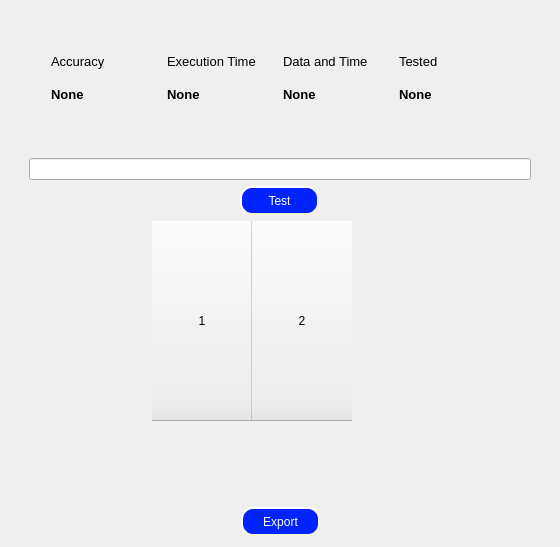
          <widget class="QWidget" name="ResultsTab">
           <attribute name="title">
            <string>Results</string>
           </attribute>
           <layout class="QVBoxLayout" name="verticalLayout_13">
            <item>
             <layout class="QHBoxLayout" name="horizontalLayout_19">
              <item>
               <spacer name="horizontalSpacer_7">
                <property name="orientation">
                 <enum>Qt::Horizontal</enum>
                </property>
                <property name="sizeHint" stdset="0">
                 <size>
                  <width>40</width>
                  <height>20</height>
                 </size>
                </property>
               </spacer>
              </item>
              <item>
               <layout class="QVBoxLayout" name="verticalLayout_8">
                <item>
                 <spacer name="verticalSpacer_2">
                  <property name="orientation">
                   <enum>Qt::Vertical</enum>
                  </property>
                  <property name="sizeHint" stdset="0">
                   <size>
                    <width>20</width>
                    <height>40</height>
                   </size>
                  </property>
                 </spacer>
                </item>
                <item>
                 <layout class="QVBoxLayout" name="verticalLayout_15">
                  <item>
                   <widget class="QLabel" name="AccuracyLabel">
                    <property name="font">
                     <font>
                      <family>Arial</family>
                      <pointsize>10</pointsize>
                     </font>
                    </property>
                    <property name="styleSheet">
                     <string notr="true">min-height:20px;
max-height:20px;
min-width:110px;
max-width:110px;</string>
                    </property>
                    <property name="text">
                     <string>Accuracy</string>
                    </property>
                   </widget>
                  </item>
                  <item>
                   <widget class="QLabel" name="AccuracyNumber">
                    <property name="font">
                     <font>
                      <family>Arial</family>
                      <pointsize>10</pointsize>
                      <weight>75</weight>
                      <bold>true</bold>
                     </font>
                    </property>
                    <property name="styleSheet">
                     <string notr="true">min-height:35px;
max-height:35px;
min-width:110px;
max-width:110px;</string>
                    </property>
                    <property name="text">
                     <string>None</string>
                    </property>
                   </widget>
                  </item>
                 </layout>
                </item>
                <item>
                 <spacer name="verticalSpacer_4">
                  <property name="orientation">
                   <enum>Qt::Vertical</enum>
                  </property>
                  <property name="sizeHint" stdset="0">
                   <size>
                    <width>20</width>
                    <height>40</height>
                   </size>
                  </property>
                 </spacer>
                </item>
               </layout>
              </item>
              <item>
               <layout class="QVBoxLayout" name="verticalLayout_9">
                <item>
                 <spacer name="verticalSpacer_5">
                  <property name="orientation">
                   <enum>Qt::Vertical</enum>
                  </property>
                  <property name="sizeHint" stdset="0">
                   <size>
                    <width>20</width>
                    <height>40</height>
                   </size>
                  </property>
                 </spacer>
                </item>
                <item>
                 <layout class="QVBoxLayout" name="verticalLayout_16">
                  <item>
                   <widget class="QLabel" name="ExecutionTimeLabel">
                    <property name="font">
                     <font>
                      <family>Arial</family>
                      <pointsize>10</pointsize>
                     </font>
                    </property>
                    <property name="styleSheet">
                     <string notr="true">min-height:20px;
max-height:20px;
min-width:110px;
max-width:110px;</string>
                    </property>
                    <property name="text">
                     <string>Execution Time</string>
                    </property>
                   </widget>
                  </item>
                  <item>
                   <widget class="QLabel" name="ExecutionTimeNumber">
                    <property name="font">
                     <font>
                      <family>Arial</family>
                      <pointsize>10</pointsize>
                      <weight>75</weight>
                      <bold>true</bold>
                     </font>
                    </property>
                    <property name="styleSheet">
                     <string notr="true">min-height:35px;
max-height:35px;
min-width:110px;
max-width:110px;</string>
                    </property>
                    <property name="text">
                     <string>None</string>
                    </property>
                   </widget>
                  </item>
                 </layout>
                </item>
                <item>
                 <spacer name="verticalSpacer_6">
                  <property name="orientation">
                   <enum>Qt::Vertical</enum>
                  </property>
                  <property name="sizeHint" stdset="0">
                   <size>
                    <width>20</width>
                    <height>40</height>
                   </size>
                  </property>
                 </spacer>
                </item>
               </layout>
              </item>
              <item>
               <layout class="QVBoxLayout" name="verticalLayout_18">
                <item>
                 <spacer name="verticalSpacer_9">
                  <property name="orientation">
                   <enum>Qt::Vertical</enum>
                  </property>
                  <property name="sizeHint" stdset="0">
                   <size>
                    <width>20</width>
                    <height>40</height>
                   </size>
                  </property>
                 </spacer>
                </item>
                <item>
                 <layout class="QVBoxLayout" name="verticalLayout_19">
                  <item>
                   <widget class="QLabel" name="DataAndTimeLabel">
                    <property name="font">
                     <font>
                      <family>Arial</family>
                      <pointsize>10</pointsize>
                     </font>
                    </property>
                    <property name="styleSheet">
                     <string notr="true">min-height:20px;
max-height:20px;
min-width:110px;
max-width:110px;</string>
                    </property>
                    <property name="text">
                     <string>Data and Time</string>
                    </property>
                   </widget>
                  </item>
                  <item>
                   <widget class="QLabel" name="DataAndTimeNumber">
                    <property name="font">
                     <font>
                      <family>Arial</family>
                      <pointsize>10</pointsize>
                      <weight>75</weight>
                      <bold>true</bold>
                     </font>
                    </property>
                    <property name="styleSheet">
                     <string notr="true">min-height:35px;
max-height:35px;
min-width:110px;
max-width:110px;</string>
                    </property>
                    <property name="text">
                     <string>None</string>
                    </property>
                   </widget>
                  </item>
                 </layout>
                </item>
                <item>
                 <spacer name="verticalSpacer_10">
                  <property name="orientation">
                   <enum>Qt::Vertical</enum>
                  </property>
                  <property name="sizeHint" stdset="0">
                   <size>
                    <width>20</width>
                    <height>40</height>
                   </size>
                  </property>
                 </spacer>
                </item>
               </layout>
              </item>
              <item>
               <layout class="QVBoxLayout" name="verticalLayout_10">
                <item>
                 <spacer name="verticalSpacer_7">
                  <property name="orientation">
                   <enum>Qt::Vertical</enum>
                  </property>
                  <property name="sizeHint" stdset="0">
                   <size>
                    <width>20</width>
                    <height>40</height>
                   </size>
                  </property>
                 </spacer>
                </item>
                <item>
                 <layout class="QVBoxLayout" name="verticalLayout_17">
                  <item>
                   <widget class="QLabel" name="TestedLabel">
                    <property name="font">
                     <font>
                      <family>Arial</family>
                      <pointsize>10</pointsize>
                     </font>
                    </property>
                    <property name="styleSheet">
                     <string notr="true">min-height:20px;
max-height:20px;
min-width:110px;
max-width:110px;</string>
                    </property>
                    <property name="text">
                     <string>Tested</string>
                    </property>
                   </widget>
                  </item>
                  <item>
                   <widget class="QLabel" name="TestedNumber">
                    <property name="font">
                     <font>
                      <family>Arial</family>
                      <pointsize>10</pointsize>
                      <weight>75</weight>
                      <bold>true</bold>
                     </font>
                    </property>
                    <property name="styleSheet">
                     <string notr="true">min-height:35px;
max-height:35px;
min-width:110px;
max-width:110px;</string>
                    </property>
                    <property name="text">
                     <string>None</string>
                    </property>
                   </widget>
                  </item>
                 </layout>
                </item>
                <item>
                 <spacer name="verticalSpacer_8">
                  <property name="orientation">
                   <enum>Qt::Vertical</enum>
                  </property>
                  <property name="sizeHint" stdset="0">
                   <size>
                    <width>20</width>
                    <height>40</height>
                   </size>
                  </property>
                 </spacer>
                </item>
               </layout>
              </item>
              <item>
               <spacer name="horizontalSpacer_8">
                <property name="orientation">
                 <enum>Qt::Horizontal</enum>
                </property>
                <property name="sizeHint" stdset="0">
                 <size>
                  <width>40</width>
                  <height>20</height>
                 </size>
                </property>
               </spacer>
              </item>
             </layout>
            </item>
            <item>
             <layout class="QVBoxLayout" name="verticalLayout_12">
              <item alignment="Qt::AlignHCenter|Qt::AlignVCenter">
               <widget class="QLineEdit" name="TestLineEdit">
                <property name="font">
                 <font>
                  <family>Arial</family>
                  <pointsize>9</pointsize>
                 </font>
                </property>
                <property name="styleSheet">
                 <string notr="true">max-width:500px;
min-width:500px;
max-height:20px;
min-height:20px;</string>
                </property>
               </widget>
              </item>
              <item alignment="Qt::AlignHCenter">
               <widget class="QPushButton" name="TestButton">
                <property name="font">
                 <font>
                  <family>Arial</family>
                  <pointsize>9</pointsize>
                 </font>
                </property>
                <property name="styleSheet">
                 <string notr="true">QPushButton{ 
	background-color: #0023FF;
	border-style: outset;
	border-width: 2px;
	border-radius: 12px;
	border-color: beige;
	max-width: 75px;
	min-width: 75px;
	max-height:25px;
	min-height:25px;
	color: rgb(255, 255, 255);
 }
QPushButton:pressed{ background-color: #0023FF; }
QPushButton:hover{ background-color: #001cc9; }</string>
                </property>
                <property name="text">
                 <string>Test</string>
                </property>
               </widget>
              </item>
              <item alignment="Qt::AlignHCenter">
               <widget class="QTableWidget" name="ResultLabelableWidget">
                <property name="styleSheet">
                 <string notr="true">max-height:200px;
min-height:200px;
border:0px</string>
                </property>
                <property name="editTriggers">
                 <set>QAbstractItemView::NoEditTriggers</set>
                </property>
                <property name="tabKeyNavigation">
                 <bool>false</bool>
                </property>
                <property name="showDropIndicator" stdset="0">
                 <bool>false</bool>
                </property>
                <property name="dragDropOverwriteMode">
                 <bool>false</bool>
                </property>
                <property name="selectionMode">
                 <enum>QAbstractItemView::NoSelection</enum>
                </property>
                <property name="showGrid">
                 <bool>false</bool>
                </property>
                <property name="columnCount">
                 <number>2</number>
                </property>
                <column/>
                <column/>
               </widget>
              </item>
              <item>
               <spacer name="verticalSpacer_3">
                <property name="orientation">
                 <enum>Qt::Vertical</enum>
                </property>
                <property name="sizeHint" stdset="0">
                 <size>
                  <width>20</width>
                  <height>40</height>
                 </size>
                </property>
               </spacer>
              </item>
             </layout>
            </item>
            <item>
             <spacer name="verticalSpacer_11">
              <property name="orientation">
               <enum>Qt::Vertical</enum>
              </property>
              <property name="sizeHint" stdset="0">
               <size>
                <width>20</width>
                <height>40</height>
               </size>
              </property>
             </spacer>
            </item>
            <item>
             <layout class="QHBoxLayout" name="horizontalLayout_20">
              <item>
               <spacer name="horizontalSpacer_11">
                <property name="orientation">
                 <enum>Qt::Horizontal</enum>
                </property>
                <property name="sizeHint" stdset="0">
                 <size>
                  <width>40</width>
                  <height>20</height>
                 </size>
                </property>
               </spacer>
              </item>
              <item>
               <widget class="QPushButton" name="ExportModelButton">
                <property name="font">
                 <font>
                  <family>Arial</family>
                  <pointsize>9</pointsize>
                 </font>
                </property>
                <property name="styleSheet">
                 <string notr="true">QPushButton{ 
	background-color: #0023FF;
	border-style: outset;
	border-width: 2px;
	border-radius: 12px;
	border-color: beige;
	max-width: 75px;
	min-width: 75px;
	max-height:25px;
	min-height:25px;
	color: rgb(255, 255, 255);
 }
QPushButton:pressed{ background-color: #0023FF; }
QPushButton:hover{ background-color: #001cc9; }</string>
                </property>
                <property name="text">
                 <string>Export</string>
                </property>
               </widget>
              </item>
              <item>
               <spacer name="horizontalSpacer_12">
                <property name="orientation">
                 <enum>Qt::Horizontal</enum>
                </property>
                <property name="sizeHint" stdset="0">
                 <size>
                  <width>40</width>
                  <height>20</height>
                 </size>
                </property>
               </spacer>
              </item>
             </layout>
            </item>
           </layout>
          </widget>
